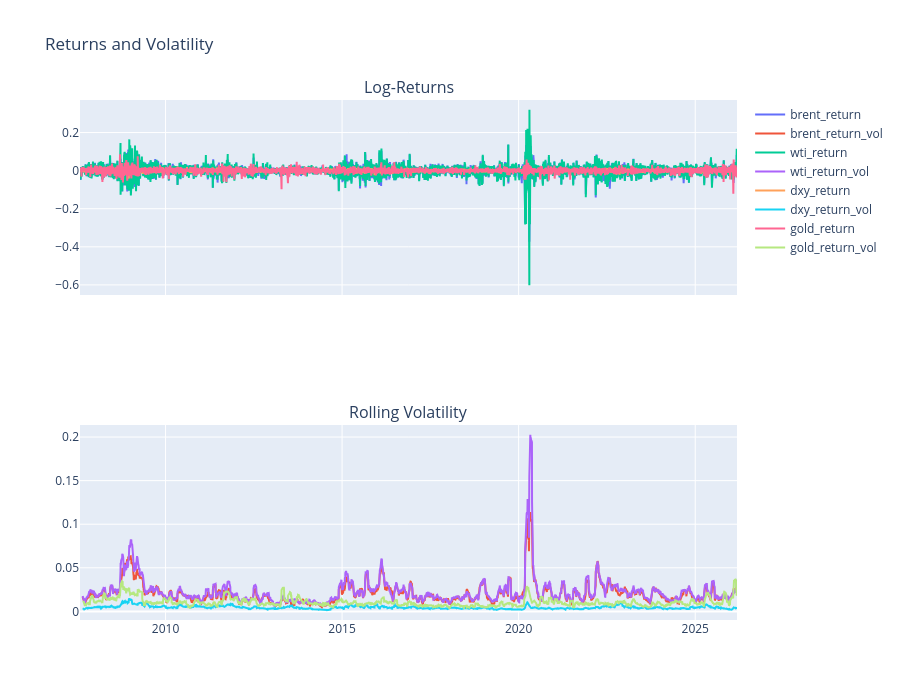

The notebook cell this image was saved under:
### Markdown cell above
## 4. Візуалізація log-returns з rolling volatility

### Code cell
aligned_df = data_pipeline.align_series(raw_df)
returns_df = data_pipeline.compute_log_returns(aligned_df)
rolling_vol = returns_df.rolling(window=20).std()

fig = make_subplots(rows=2, cols=1, 
                    shared_xaxes=True, 
                    subplot_titles=['Log-Returns', 'Rolling Volatility'])
for col in returns_df.columns:
    fig.add_trace(go.Scatter(x=returns_df.index, y=returns_df[col], name=col), row=1, col=1)
    fig.add_trace(go.Scatter(x=rolling_vol.index, y=rolling_vol[col], name=f'{col}_vol'), row=2, col=1)
fig.update_layout(height=700, title='Returns and Volatility')
fig.show()

### Figure 1 — Plotly figure (JSON) as saved in the notebook; plotly's stock layout.template omitted (floating-point values rounded to 4 significant figures; data arrays with more than 128 entries replaced by an {"elided": "..."} marker saying what was removed)
{"data": [{"name": "brent_return", "type": "scatter", "x": {"elided": "4625 str values"}, "xaxis": "x", "y": {"elided": "4625 float values"}, "yaxis": "y"}, {"name": "brent_return_vol", "type": "scatter", "x": {"elided": "4625 str values"}, "xaxis": "x2", "y": {"elided": "4625 float values"}, "yaxis": "y2"}, {"name": "wti_return", "type": "scatter", "x": {"elided": "4625 str values"}, "xaxis": "x", "y": {"elided": "4625 float values"}, "yaxis": "y"}, {"name": "wti_return_vol", "type": "scatter", "x": {"elided": "4625 str values"}, "xaxis": "x2", "y": {"elided": "4625 float values"}, "yaxis": "y2"}, {"name": "dxy_return", "type": "scatter", "x": {"elided": "4625 str values"}, "xaxis": "x", "y": {"elided": "4625 float values"}, "yaxis": "y"}, {"name": "dxy_return_vol", "type": "scatter", "x": {"elided": "4625 str values"}, "xaxis": "x2", "y": {"elided": "4625 float values"}, "yaxis": "y2"}, {"name": "gold_return", "type": "scatter", "x": {"elided": "4625 str values"}, "xaxis": "x", "y": {"elided": "4625 float values"}, "yaxis": "y"}, {"name": "gold_return_vol", "type": "scatter", "x": {"elided": "4625 str values"}, "xaxis": "x2", "y": {"elided": "4625 float values"}, "yaxis": "y2"}], "layout": {"annotations": [{"font": {"size": 16}, "showarrow": false, "text": "Log-Returns", "x": 0.5, "xanchor": "center", "xref": "paper", "y": 1, "yanchor": "bottom", "yref": "paper"}, {"font": {"size": 16}, "showarrow": false, "text": "Rolling Volatility", "x": 0.5, "xanchor": "center", "xref": "paper", "y": 0.375, "yanchor": "bottom", "yref": "paper"}], "height": 700, "title": {"text": "Returns and Volatility"}, "xaxis": {"anchor": "y", "domain": [0, 1], "matches": "x2", "showticklabels": false}, "xaxis2": {"anchor": "y2", "domain": [0, 1]}, "yaxis": {"anchor": "x", "domain": [0.625, 1]}, "yaxis2": {"anchor": "x2", "domain": [0, 0.375]}}}
